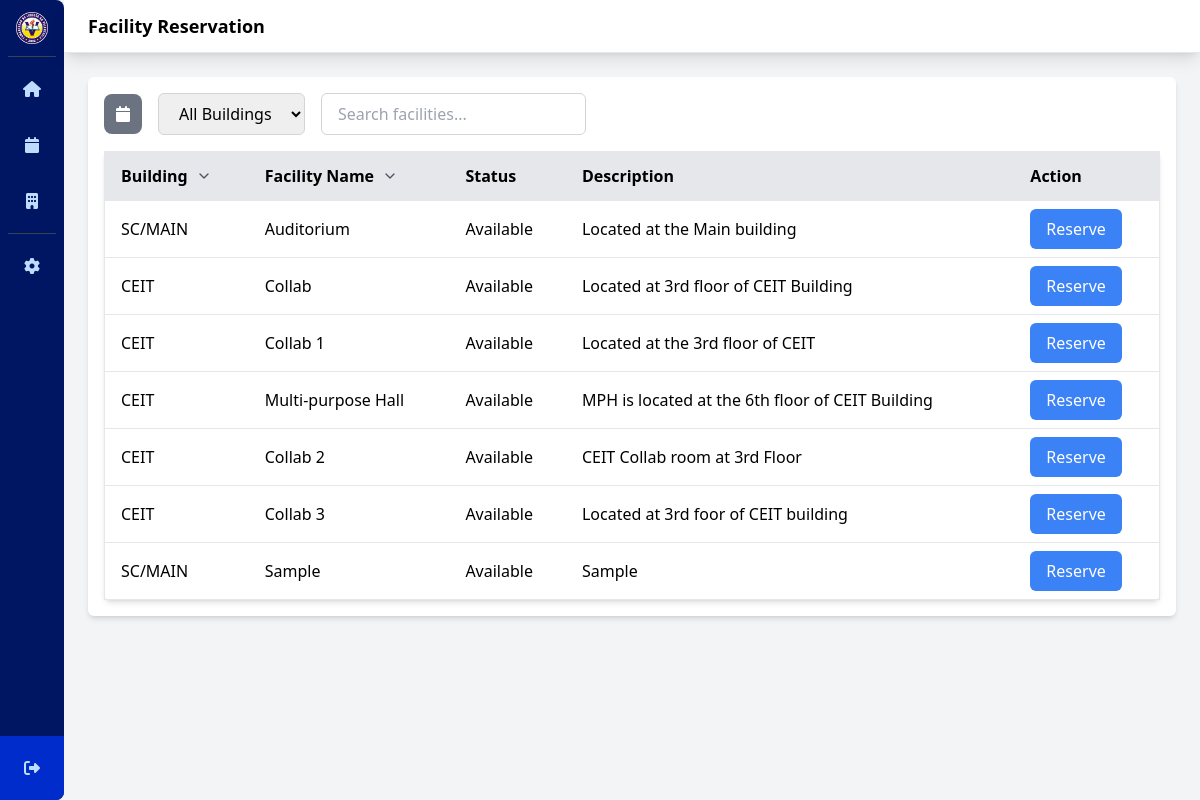
The page /facilityReservation.php (signed in) on the database as committed earlier.
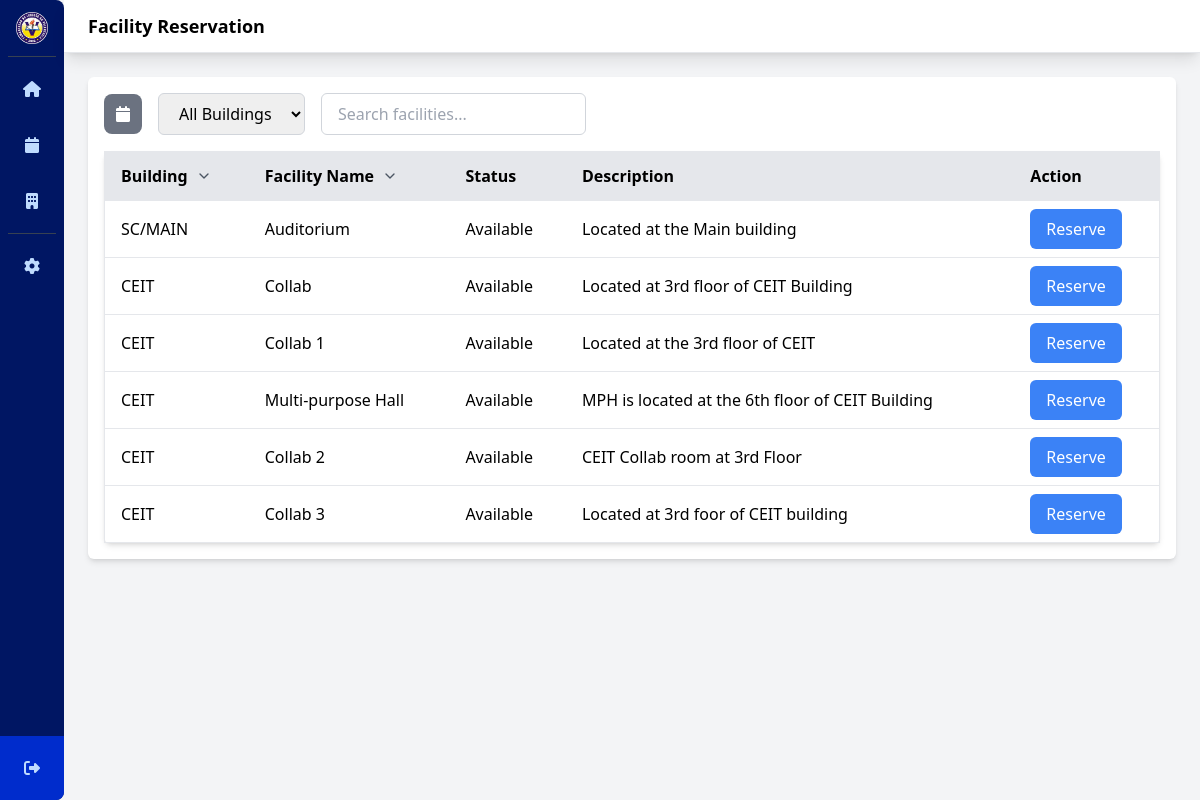
The same page on the database as committed later.
### tables this page shows
CREATE TABLE `facilities` (
  `id` int(11) NOT NULL,
  `facility_name` varchar(255) NOT NULL,
  `building` varchar(255) DEFAULT NULL,
  `status` varchar(255) DEFAULT NULL,
  `descri` varchar(255) DEFAULT NULL
);

### facilityReservation.php (the view, shortened to what the changed rows need)
<?php
    include_once 'database/config.php';
    $facility_sql = "SELECT * FROM facilities where status = 'Available'";
    $facility_result = $conn->query($facility_sql);
?>
    <!DOCTYPE html>
    <html lang="en">
    <head>
        <link rel="stylesheet" href="css/style.css">
</head>
<body>
    <div class="flex h-screen bg-gray-100">
            <?php include 'sidebar.php'; ?>
        <div class="flex flex-col flex-1">
            <header class="bg-white shadow-lg">
                <div class="flex items-center justify-between px-6 py-3 border-b">
                    <h2 class="text-lg font-semibold">Facility Reservation</h2>
                </div>
            </header>
        <main class="flex-1 p-6 overflow-y-auto">
            <div class="bg-white p-4 rounded-md shadow-md mb-6">
                    <table id="facilityTable" class="min-w-full bg-white rounded-md shadow-md border border-gray-200" data-sort-order="asc">
                        <thead>
                            <tr class="bg-gray-200 border-b">
                                <th class="py-3 px-4 text-left cursor-pointer hover:bg-gray-100" onclick="sortTable(0)">
                                    <span class="flex items-center">Building
                                        <svg class="w-4 h-4 ml-2 text-gray-600" fill="none" viewBox="0 0 24 24" stroke="currentColor">
                                            <path stroke-linecap="round" stroke-linejoin="round" stroke-width="2" d="M6 9l6 6 6-6"></path>
                                        </svg>
                                    </span>
                                </th>
                                <th class="py-3 px-4 text-left cursor-pointer hover:bg-gray-100" onclick="sortTable(1)">
                                    <span class="flex items-center">Facility Name
                                        <svg class="w-4 h-4 ml-2 text-gray-600" fill="none" viewBox="0 0 24 24" stroke="currentColor">
                                            <path stroke-linecap="round" stroke-linejoin="round" stroke-width="2" d="M6 9l6 6 6-6"></path>
                                        </svg>
                                    </span>
                                </th>
                                <th class="py-3 px-4 text-left">
                                    <span class="flex items-center">Status</span>
                                </th>
                                <th class="py-3 px-4 text-left">
                                    <span class="flex items-center">Description</span>
                                </th>
                                <th class="py-3 px-4 text-left">Action</th>
                            </tr>
                        </thead>
                    <tbody class="divide-y divide-gray-200">
                        <?php if ($facility_result->num_rows > 0): ?>
                            <?php while ($row = $facility_result->fetch_assoc()): ?>
                                <tr class="<?php echo $row['status'] === 'Unavailable' ? 'text-red-600 bg-gray-100' : ''; ?>">
                                    <td class="py-2 px-4 facility-building"><?php echo htmlspecialchars($row['building']); ?></td>
                                    <td class="py-2 px-4 facility-name"><?php echo htmlspecialchars($row['facility_name']); ?></td>
                                    <td class="py-2 px-4"><?php echo htmlspecialchars($row['status']); ?></td>
                                    <td class="py-2 px-4"><?php echo htmlspecialchars($row['descri']); ?></td>
                                    <td class="py-2 px-4">
                                        <?php if ($row['status'] !== 'Unavailable'): ?>
                                            <button onclick="showReservationForm('<?php echo htmlspecialchars($row['facility_name']); ?>')" class="bg-blue-500 text-white rounded-md px-4 py-2 hover:bg-blue-600">Reserve</button>
                                        <?php endif; ?>
                                    </td>
                                </tr>
                            <?php endwhile; ?>
                        <?php else: ?>
                            <tr>
                                <td colspan="5" class="text-center py-4">No facilities found</td>
                            </tr>
                        <?php endif; ?>
                    </tbody>
                </table>
            </div>
        </main>
    </div>
    </body>
    </html>

Rows that differ between the two databases and show on the page:
removed facilities: building "SC/MAIN", facility_name "Sample", status "Available", descri "Sample"
